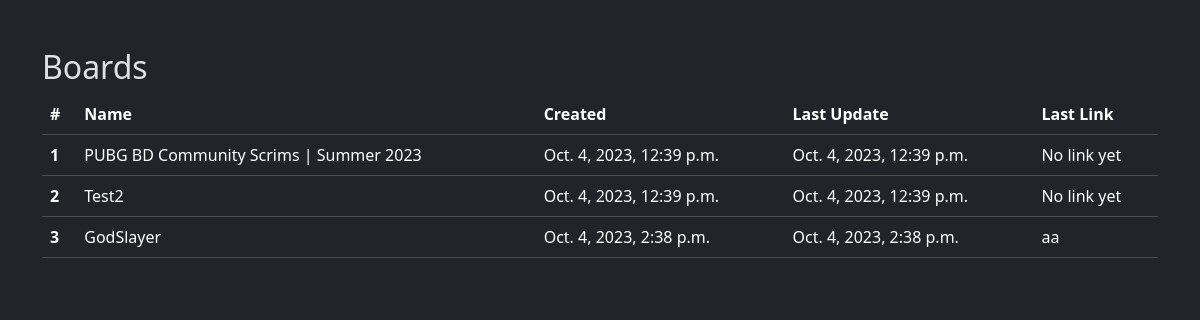
The page / on the database its author committed.
### pubgstats/models.py (models this page shows, shortened)
class Board(models.Model):
    name = models.CharField(max_length=200)
    email = models.EmailField()
    password = models.CharField(max_length=100)
    created_at = models.DateTimeField(auto_now_add=True)
    updated_at = models.DateTimeField(auto_now=True)
    last_link = models.CharField(max_length=400)

### pubgstats/views.py (the view)
# urls.py: 2. Add a URL to urlpatterns:  path('', views.home, name='home')
def home(request):
    all_boards = Board.objects.all
    return render(request, 'home.html', {'all':all_boards})

### pubgstats/templates/home.html (shortened to what this page needs)
{% extends 'base.html' %}
{% block body %}
<div class="container my-5">
    <h2>Boards</h2>
    <table class="table">
      <thead>
        <tr>
          <th scope="col">#</th>
          <th scope="col">Name</th>
          <th scope="col">Created</th>
          <th scope="col">Last Update</th>
          <th scope="col">Last Link</th>
        </tr>
      </thead>
      <tbody>
        {% for item in all %}
        <tr>
          <th scope="row">{{item.id}}</th>
          <td>{{item.name}}</td>
          <td>{{item.created_at}}</td>
          <td>{{item.updated_at}}</td>
          <td>{{item.last_link}}</td>
        </tr>
        {% endfor %}
      </tbody>
    </table>
  </div>
{% endblock body %}

### pubgstats/templates/base.html (shortened to what this page needs)
<!doctype html>
<html lang="en" data-bs-theme="dark">
  <head>
    <link href="https://cdn.jsdelivr.net/npm/bootstrap@5.3.2/dist/css/bootstrap.min.css" rel="stylesheet">
  </head>
  <body>
    {% block body %}
    {% endblock body %}
  </body>
</html>

### rows shown on the page
Board: id "1", name "PUBG BD Community Scrims | Summer 2023", created_at "Oct. 4, 2023, 12:39 p.m.", updated_at "Oct. 4, 2023, 12:39 p.m.", last_link "No link yet"
Board: id "2", name "Test2", created_at "Oct. 4, 2023, 12:39 p.m.", updated_at "Oct. 4, 2023, 12:39 p.m.", last_link "No link yet"
Board: id "3", name "GodSlayer", created_at "Oct. 4, 2023, 2:38 p.m.", updated_at "Oct. 4, 2023, 2:38 p.m.", last_link "aa"
